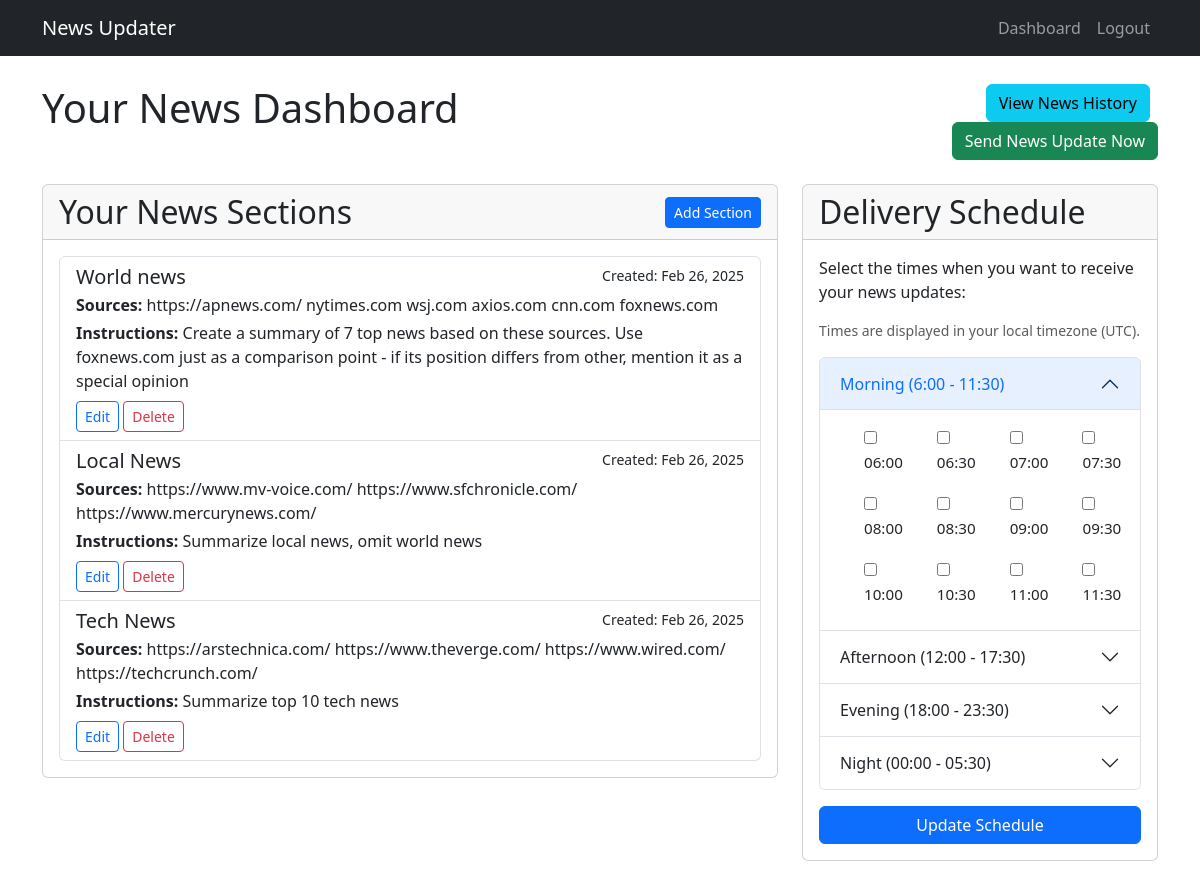
The app's page /dashboard/ (signed in), older data.
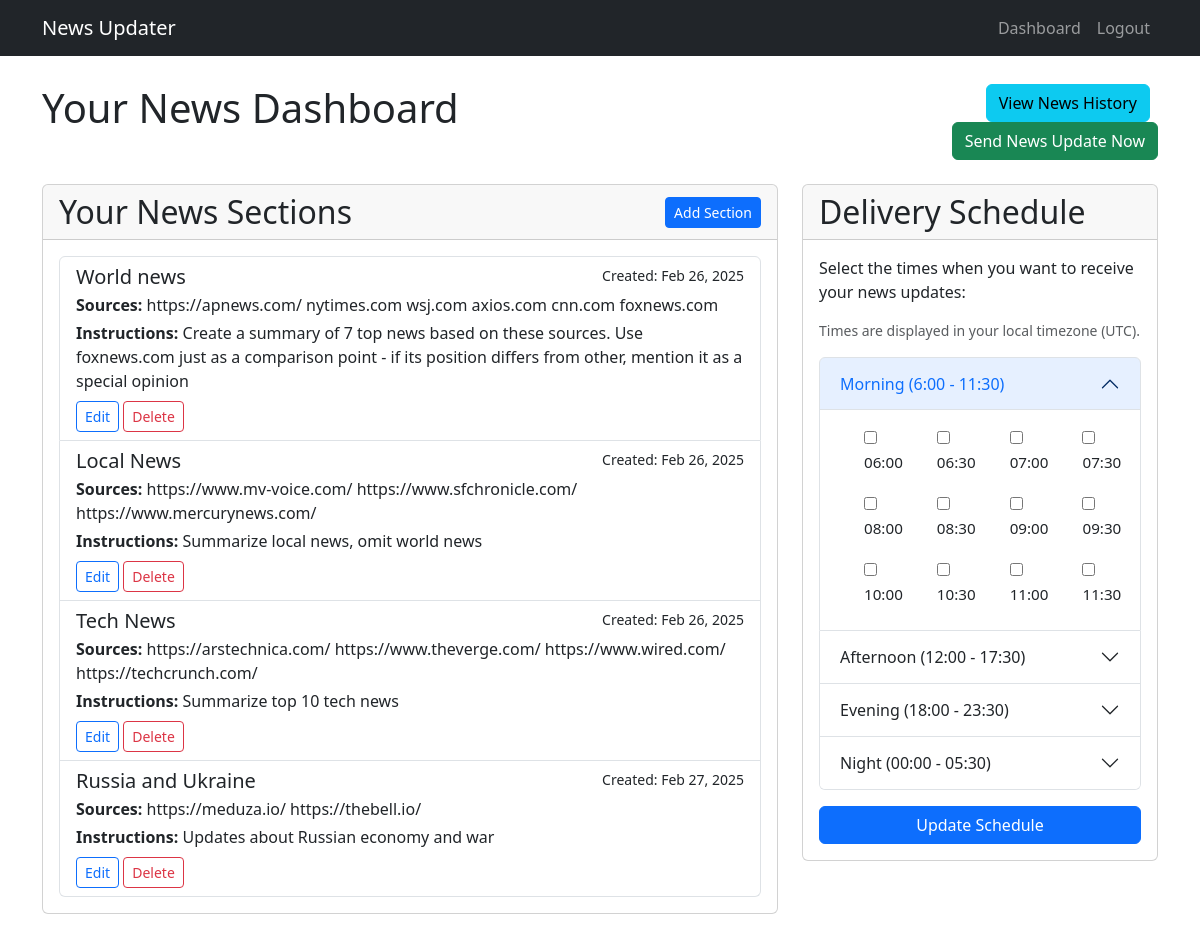
The same page, newer data.
### news_app/models.py (models this page shows, shortened)
class NewsSection(models.Model):
    user_profile = models.ForeignKey(UserProfile, on_delete=models.CASCADE, related_name='news_sections')
    name = models.CharField(max_length=100)
    sources = models.TextField(help_text="Enter URLs separated by commas, newlines, or spaces")
    prompt = models.TextField(help_text="Instructions for prioritizing and summarizing news")
    created_at = models.DateTimeField(auto_now_add=True)

### news_app/views.py (the view, shortened to what this page needs)
# urls.py: path('dashboard/', views.dashboard, name='dashboard'),
@login_required
def dashboard(request):
    user_profile = request.user.profile
    if not user_profile.email_verified:
        messages.warning(request, 'Please verify your email first.')
        return redirect('verify_email')
    news_sections = NewsSection.objects.filter(user_profile=user_profile)
    time_slots = TimeSlot.objects.filter(user_profile=user_profile)
    client_timezone = request.COOKIES.get('client_timezone')
    if not client_timezone:
        client_timezone = settings.TIME_ZONE
    selected_slots = []
    morning_slots = [slot for slot in selected_slots if 6 <= int(slot.split(':')[0]) < 12]
    afternoon_slots = [slot for slot in selected_slots if 12 <= int(slot.split(':')[0]) < 18]
    evening_slots = [slot for slot in selected_slots if 18 <= int(slot.split(':')[0]) < 24]
    night_slots = [slot for slot in selected_slots if 0 <= int(slot.split(':')[0]) < 6]
    time_slot_form = TimeSlotForm(initial={
        'morning_slots': morning_slots,
        'afternoon_slots': afternoon_slots,
        'evening_slots': evening_slots,
        'night_slots': night_slots
    })
    return render(request, 'news_app/dashboard.html', {
        'news_sections': news_sections,
        'time_slot_form': time_slot_form,
    })

### templates/news_app/dashboard.html (shortened to what this page needs)
{% extends 'base.html' %}
{% block content %}
<div class="row mb-4">
    <div class="col-md-8">
        <h1>Your News Dashboard</h1>
    </div>
    <div class="col-md-4 text-end">
        <a href="{% url 'news_history' %}" class="btn btn-info me-2">View News History</a>
        <a href="{% url 'send_now' %}" class="btn btn-success">Send News Update Now</a>
    </div>
</div>
<div class="row">
    <div class="col-md-8">
        <div class="card mb-4">
            <div class="card-header d-flex justify-content-between align-items-center">
                <h2 class="mb-0">Your News Sections</h2>
                <a href="{% url 'add_news_section' %}" class="btn btn-primary btn-sm">Add Section</a>
            </div>
            <div class="card-body">
                {% if news_sections %}
                    <div class="list-group">
                        {% for section in news_sections %}
                            <div class="list-group-item">
                                <div class="d-flex w-100 justify-content-between">
                                    <h5 class="mb-1">{{ section.name }}</h5>
                                    <small>Created: {{ section.created_at|date:"M d, Y" }}</small>
                                </div>
                                <p class="mb-1"><strong>Sources:</strong> {{ section.sources }}</p>
                                <p class="mb-1"><strong>Instructions:</strong> {{ section.prompt }}</p>
                                <div class="mt-2">
                                    <a href="{% url 'edit_news_section' section.id %}" class="btn btn-sm btn-outline-primary">Edit</a>
                                    <a href="{% url 'delete_news_section' section.id %}" class="btn btn-sm btn-outline-danger">Delete</a>
                                </div>
                            </div>
                        {% endfor %}
                    </div>
                {% else %}
                    <div class="alert alert-info">
                        You haven't added any news sections yet. <a href="{% url 'add_news_section' %}">Add your first section</a> to get started.
                    </div>
                {% endif %}
            </div>
        </div>
    </div>
    <div class="col-md-4">
        <div class="card">
            <div class="card-header">
                <h2 class="mb-0">Delivery Schedule</h2>
            </div>
            <div class="card-body">
                <p>Select the times when you want to receive your news updates:</p>
                <p class="text-muted small" id="timezone-info">Times are displayed in your local timezone.</p>
                <form method="post" action="{% url 'update_time_slots' %}">
                    <div class="accordion mb-3" id="timeSlotAccordion">
                        <div class="accordion-item">
                            <h2 class="accordion-header" id="morningHeading">
                                <button class="accordion-button" type="button" data-bs-toggle="collapse" data-bs-target="#morningCollapse" aria-expanded="true" aria-controls="morningCollapse">
                                    {{ time_slot_form.morning_slots.label }}
                                </button>
                            </h2>
                            <div id="morningCollapse" class="accordion-collapse collapse show" aria-labelledby="morningHeading" data-bs-parent="#timeSlotAccordion">
                                <div class="accordion-body">
                                    <div class="time-slots-container">
                                        {% for choice in time_slot_form.morning_slots %}
                                            <div class="form-check">
                                                {{ choice.tag }}
                                                <label class="form-check-label" for="{{ choice.id_for_label }}">
                                                    {{ choice.choice_label }}
                                                </label>
                                            </div>
                                        {% endfor %}
                                    </div>
                                </div>
                            </div>
                        </div>
                        <div class="accordion-item">
                            <h2 class="accordion-header" id="afternoonHeading">
                                <button class="accordion-button collapsed" type="button" data-bs-toggle="collapse" data-bs-target="#afternoonCollapse" aria-expanded="false" aria-controls="afternoonCollapse">
                                    {{ time_slot_form.afternoon_slots.label }}
                                </button>
                            </h2>
                        </div>
                        <div class="accordion-item">
                            <h2 class="accordion-header" id="eveningHeading">
                                <button class="accordion-button collapsed" type="button" data-bs-toggle="collapse" data-bs-target="#eveningCollapse" aria-expanded="false" aria-controls="eveningCollapse">
                                    {{ time_slot_form.evening_slots.label }}
                                </button>
                            </h2>
                        </div>
                        <div class="accordion-item">
                            <h2 class="accordion-header" id="nightHeading">
                                <button class="accordion-button collapsed" type="button" data-bs-toggle="collapse" data-bs-target="#nightCollapse" aria-expanded="false" aria-controls="nightCollapse">
                                    {{ time_slot_form.night_slots.label }}
                                </button>
                            </h2>
                        </div>
                    </div>
                    <div class="d-grid">
                        <button type="submit" class="btn btn-primary">Update Schedule</button>
                    </div>
                </form>
            </div>
        </div>
    </div>
</div>
{% endblock %}

### templates/base.html (shortened to what this page needs)
<!DOCTYPE html>
<html lang="en">
<head>
    <link href="https://cdn.jsdelivr.net/npm/bootstrap@5.3.0-alpha1/dist/css/bootstrap.min.css" rel="stylesheet">
</head>
<body>
    <nav class="navbar navbar-expand-md navbar-dark bg-dark fixed-top">
        <div class="container">
            <a class="navbar-brand" href="{% url 'home' %}">News Updater</a>
            <div class="collapse navbar-collapse" id="navbarNav">
                <ul class="navbar-nav ms-auto">
                    {% if user.is_authenticated %}
                        <li class="nav-item">
                            <a class="nav-link" href="{% url 'dashboard' %}">Dashboard</a>
                        </li>
                        <li class="nav-item">
                            <a class="nav-link" href="{% url 'logout' %}">Logout</a>
                        </li>
                    {% endif %}
                </ul>
            </div>
        </div>
    </nav>
    <div class="container mt-4">
        {% block content %}{% endblock %}
    </div>
</body>
</html>

### templates/base.html (style rules this page uses)
body { padding-top: 60px; padding-bottom: 40px; }
.time-slots-container { display: grid; grid-template-columns: repeat(4, 1fr); gap: 10px; }
.form-check { margin-bottom: 8px; }
.form-check-label { cursor: pointer; font-size: 0.95rem; }
.accordion-button:not(.collapsed) { background-color: rgba(13, 110, 253, 0.1); color: #0d6efd; }

Row changes from the older to the newer data that the page shows:
added NewsSection: name "Russia and Ukraine", created_at "Feb 27, 2025", sources "https://meduza.io/ https://thebell.io/", prompt "Updates about Russian economy and war"
